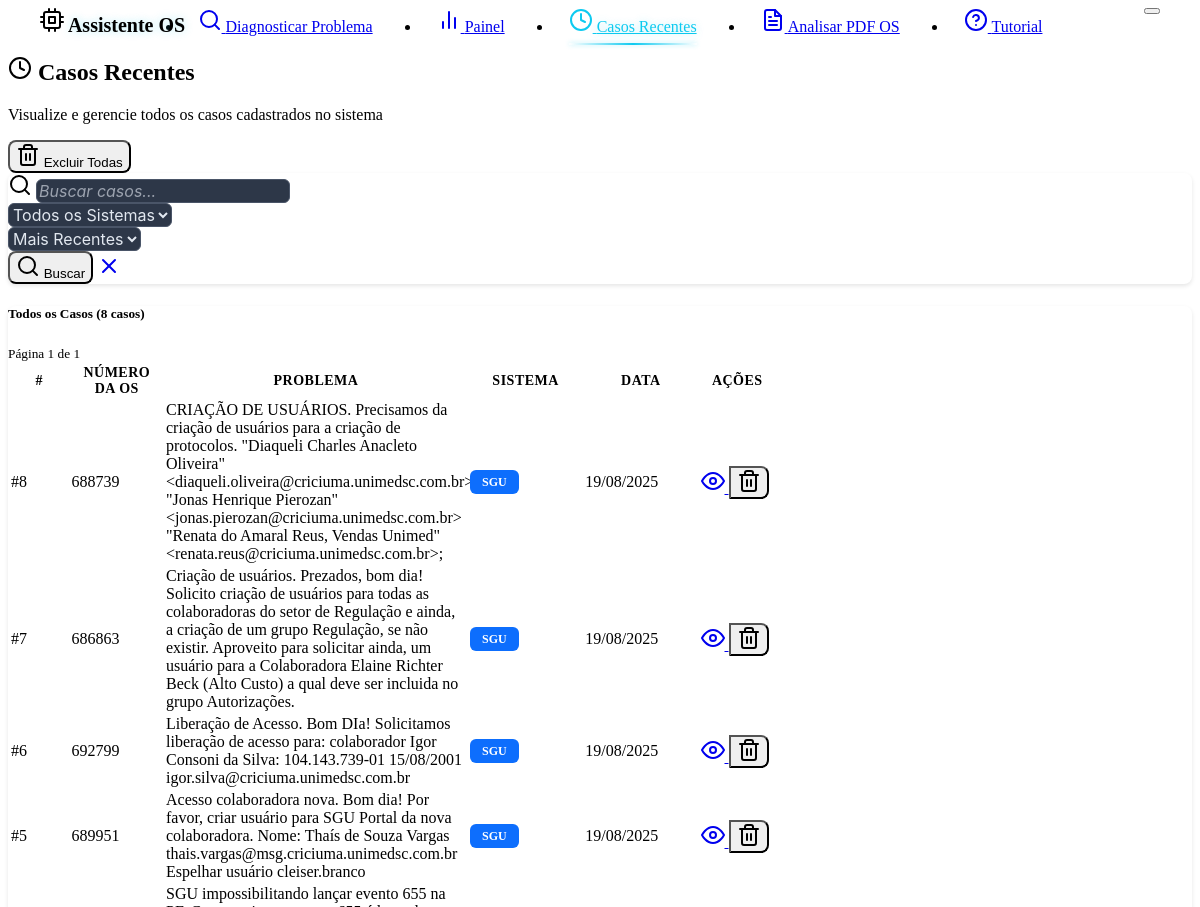
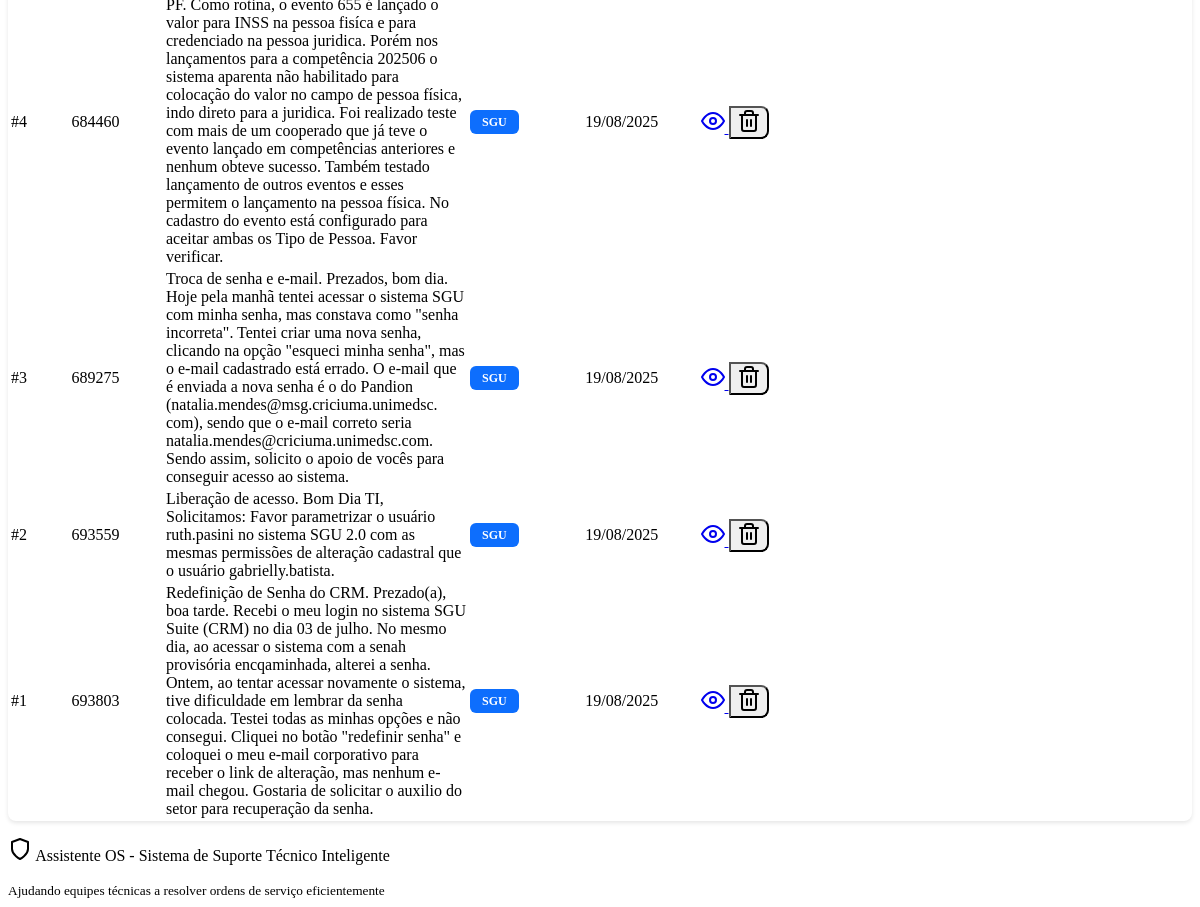
The page /recent-cases on the database as committed earlier (2 pictures, top to bottom).
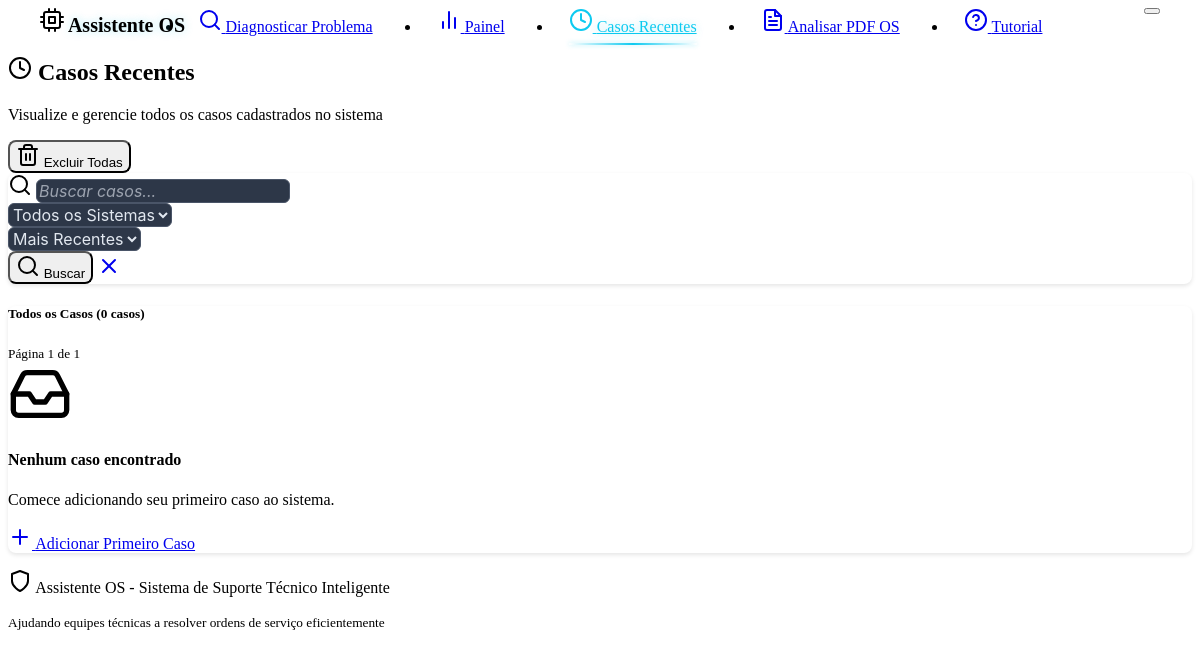
The same page on the database as committed later.
### models.py (models this page shows, shortened)
class Case(db.Model):
    __tablename__ = 'cases'
    id = db.Column(db.Integer, primary_key=True)
    os_number = db.Column(db.String(20), nullable=True)  # Número da OS extraído do PDF
    problem_description = db.Column(db.Text, nullable=False)
    solution = db.Column(db.Text, nullable=False)
    system_type = db.Column(db.String(100), default="Unknown")
    created_at = db.Column(db.DateTime, default=datetime.now)
    effectiveness_score = db.Column(db.Float, nullable=True)
    feedback_count = db.Column(db.Integer, default=0)
    tags = db.Column(db.String(500), default="")  # Stored as comma-separated string
    feedbacks = db.relationship("CaseFeedback", backref="case", cascade="all, delete-orphan")

### routes.py (the view)
@app.route('/recent-cases')
def recent_cases():
    search_query = request.args.get('search', '').strip()
    system_filter = request.args.get('system', '')
    sort_by = request.args.get('sort', 'recent')
    page = int(request.args.get('page', 1))
    per_page = 30  # Cases per page
    try:
        if search_query or system_filter:
            all_cases = case_service.search_cases(search_query, system_filter)
        else:
            all_cases = case_service.get_all_cases()
        if sort_by == 'oldest':
            all_cases = sorted(all_cases, key=lambda x: x.created_at or datetime.min)
        elif sort_by == 'system':
            all_cases = sorted(all_cases, key=lambda x: x.system_type)
        else:  # recent (default)
            all_cases = sorted(all_cases, key=lambda x: x.created_at or datetime.min, reverse=True)
        total_cases = len(all_cases)
        total_pages = (total_cases + per_page - 1) // per_page if total_cases > 0 else 1
        start_idx = (page - 1) * per_page
        end_idx = start_idx + per_page
        cases = all_cases[start_idx:end_idx]
        has_prev = page > 1
        has_next = page < total_pages
        prev_page = page - 1 if has_prev else None
        next_page = page + 1 if has_next else None
        stats = case_service.get_statistics()
        systems = case_service.get_unique_systems()
        today_cases = len([c for c in all_cases if c.created_at and c.created_at.date() == datetime.now().date()]) if all_cases else 0
        week_cases = len([c for c in all_cases if c.created_at and c.created_at >= datetime.now() - timedelta(days=7)]) if all_cases else 0
        with_feedback = len([c for c in all_cases if c.effectiveness_score is not None]) if all_cases else 0
        return render_template('recent_cases.html',
                             cases=cases,
                             search_query=search_query,
                             system_filter=system_filter,
                             sort_by=sort_by,
                             systems=systems,
                             current_page=page,
                             total_pages=total_pages,
                             total_cases=total_cases,
                             has_prev=has_prev,
                             has_next=has_next,
                             prev_page=prev_page,
                             next_page=next_page,
                             today_cases=today_cases,
                             week_cases=week_cases,
                             with_feedback=with_feedback)
    except Exception as e:
        logging.error(f"Error loading recent cases: {str(e)}")
        flash(f'Error loading cases: {str(e)}', 'error')
        return render_template('recent_cases.html', cases=[], systems=[], total_cases=0, total_pages=1, current_page=1, has_prev=False, has_next=False)

### templates/recent_cases.html (shortened to what this page needs)
{% extends "base.html" %}
{% block content %}
<div class="row mb-4">
    <div class="col-12">
        <div class="d-flex justify-content-between align-items-center">
            <div>
                <h2 class="mb-1">
                    <i data-feather="clock" class="me-2"></i>
                    Casos Recentes
                </h2>
                <p class="text-muted mb-0">Visualize e gerencie todos os casos cadastrados no sistema</p>
            </div>
            <div class="d-flex gap-2">
                <button type="button"
                        class="btn btn-outline-danger"
                        onclick="confirmDeleteAll()"
                        title="Excluir todos os casos">
                    <i data-feather="trash-2" class="me-2"></i>
                    Excluir Todas
                </button>
            </div>
        </div>
    </div>
</div>
<div class="card mb-4">
    <div class="card-body">
        <form method="GET" action="{{ url_for('recent_cases') }}" class="row g-3">
            <div class="col-md-5">
                <div class="input-group">
                    <span class="input-group-text">
                        <i data-feather="search"></i>
                    </span>
                    <input type="text"
                           class="form-control"
                           name="search"
                           value="{{ search_query or '' }}"
                           placeholder="Buscar casos...">
                </div>
            </div>
            <div class="col-md-3">
                <select class="form-select" name="system">
                    <option value="">Todos os Sistemas</option>
                </select>
            </div>
            <div class="col-md-2">
                <select class="form-select" name="sort">
                    <option value="recent" {{ 'selected' if sort_by == 'recent' else '' }}>Mais Recentes</option>
                </select>
            </div>
            <div class="col-md-2">
                <div class="d-flex gap-1">
                    <button type="submit" class="btn btn-outline-primary">
                        <i data-feather="search"></i>
                        Buscar
                    </button>
                    <a href="{{ url_for('recent_cases') }}" class="btn btn-outline-secondary">
                        <i data-feather="x"></i>
                    </a>
                </div>
            </div>
        </form>
    </div>
</div>
<div class="row">
    <div class="col-12">
        <div class="card">
            <div class="card-header d-flex justify-content-between align-items-center">
                <h5 class="mb-0">
                    {% if search_query or system_filter %}
                        Resultados da Busca ({{ total_cases }} casos encontrados)
                    {% else %}
                        Todos os Casos ({{ total_cases }} casos)
                    {% endif %}
                </h5>
                <div class="d-flex align-items-center gap-2">
                    <small class="text-muted">Página {{ current_page }} de {{ total_pages }}</small>
                </div>
            </div>
            <div class="card-body p-0">
                {% if cases %}
                <div class="table-responsive">
                    <table class="table table-hover mb-0">
                        <thead class="table-dark">
                            <tr>
                                <th scope="col" style="width: 50px;">#</th>
                                <th scope="col" style="width: 80px;">Número da OS</th>
                                <th scope="col" style="width: 40%;">Problema</th>
                                <th scope="col" style="width: 15%;">Sistema</th>
                                <th scope="col" style="width: 15%;">Data</th>
                                <th scope="col" style="width: 10%;" class="text-center">Ações</th>
                            </tr>
                        </thead>
                        <tbody>
                            {% for case in cases %}
                            <tr>
                                <td class="fw-bold text-primary">#{{ case.id }}</td>
                                <td>
                                    {% if case.os_number %}
                                        {{ case.os_number }}
                                    {% else %}
                                        <span class="text-muted">-</span>
                                    {% endif %}
                                </td>
                                <td>
                                    <div class="text-truncate" style="max-width: 300px;" title="{{ case.problem_description }}">
                                        {{ case.problem_description }}
                                    </div>
                                </td>
                                <td>
                                    <span class="badge system-badge" data-system="{{ case.system_type }}">{{ case.system_type }}</span>
                                </td>
                                <td class="text-muted small">
                                    {{ case.created_at.strftime('%d/%m/%Y') if case.created_at else '-' }}
                                </td>
                                <td class="text-center">
                                    <div class="btn-group btn-group-sm" role="group">
                                        <a href="{{ url_for('view_case', case_id=case.id) }}"
                                           class="btn btn-outline-primary btn-sm"
                                           title="Ver Detalhes">
                                            <i data-feather="eye"></i>
                                        </a>
                                        <button type="button"
                                                class="btn btn-outline-danger btn-sm"
                                                onclick="confirmDelete({{ case.id }})"
                                                title="Excluir">
                                            <i data-feather="trash-2"></i>
                                        </button>
                                    </div>
                                </td>
                            </tr>
                            {% endfor %}
                        </tbody>
                    </table>
                </div>
                {% else %}
                <div class="text-center py-5">
                    <i data-feather="inbox" style="width: 64px; height: 64px; color: var(--bs-secondary);"></i>
                    <h4 class="mt-3 mb-2">Nenhum caso encontrado</h4>
                    {% if search_query or system_filter %}
                        <p class="text-muted mb-3">Nenhum caso corresponde aos critérios de busca.</p>
                        <a href="{{ url_for('recent_cases') }}" class="btn btn-outline-primary">
                            <i data-feather="refresh-cw" class="me-1"></i>
                            Ver Todos os Casos
                        </a>
                    {% else %}
                        <p class="text-muted mb-3">Comece adicionando seu primeiro caso ao sistema.</p>
                        <a href="{{ url_for('add_case_form') }}" class="btn btn-primary">
                            <i data-feather="plus" class="me-1"></i>
                            Adicionar Primeiro Caso
                        </a>
                    {% endif %}
                </div>
                {% endif %}
            </div>
        </div>
    </div>
</div>
{% endblock %}

### templates/base.html (shortened to what this page needs)
<!DOCTYPE html>
<html lang="en" data-bs-theme="dark" class="h-100">
<head>
    <link href="https://cdn.replit.com/agent/bootstrap-agent-dark-theme.min.css" rel="stylesheet">
    <link rel="stylesheet" href="{{ url_for('static', filename='style.css') }}">
</head>
<body class="d-flex flex-column h-100">
    <nav class="navbar navbar-expand-lg navbar-dark bg-dark border-bottom">
        <div class="container-fluid">
            <div class="navbar-brand d-flex align-items-center">
                <i data-feather="cpu" class="me-2"></i>
                <span class="fw-bold navbar-brand-glow">Assistente OS</span>
            </div>
            <button class="navbar-toggler" type="button" data-bs-toggle="collapse" data-bs-target="#navbarNav">
            </button>
            <div class="collapse navbar-collapse" id="navbarNav">
                <ul class="navbar-nav mx-auto">
                    <li class="nav-item">
                        <a class="nav-link{% if request.endpoint == 'index' %} active{% endif %}" href="{{ url_for('index') }}">
                            <i data-feather="search" class="me-1"></i>
                            Diagnosticar Problema
                        </a>
                    </li>
                    <li class="nav-item">
                        <a class="nav-link{% if request.endpoint == 'dashboard' %} active{% endif %}" href="{{ url_for('dashboard') }}">
                            <i data-feather="bar-chart-2" class="me-1"></i>
                            Painel
                        </a>
                    </li>
                    <li class="nav-item">
                        <a class="nav-link{% if request.endpoint == 'recent_cases' %} active{% endif %}" href="{{ url_for('recent_cases') }}">
                            <i data-feather="clock" class="me-1"></i>
                            Casos Recentes
                        </a>
                    </li>
                    <li class="nav-item">
                        <a class="nav-link{% if request.endpoint in ['analyze_os_pdf_form', 'analyze_os_pdf'] %} active{% endif %}" href="{{ url_for('analyze_os_pdf_form') }}">
                            <i data-feather="file-text" class="me-1"></i>
                            Analisar PDF OS
                        </a>
                    </li>
                    <li class="nav-item">
                        <a class="nav-link{% if request.endpoint == 'tutorial' %} active{% endif %}" href="{{ url_for('tutorial') }}">
                            <i data-feather="help-circle" class="me-1"></i>
                            Tutorial
                        </a>
                    </li>
                </ul>
            </div>
        </div>
    </nav>
    <main class="container my-4 flex-shrink-0">
        {% block content %}{% endblock %}
    </main>
    <footer class="bg-dark border-top mt-auto py-4">
        <div class="container text-center text-muted">
            <p class="mb-0">
                <i data-feather="shield" class="me-1"></i>
                Assistente OS - Sistema de Suporte Técnico Inteligente
            </p>
            <small>Ajudando equipes técnicas a resolver ordens de serviço eficientemente</small>
        </div>
    </footer>
</body>
</html>

Rows that differ between the two databases and show on the page:
removed Case: id "8", os_number "688739", problem_description "CRIAÇÃO DE USUÁRIOS. Precisamos da criação de usuários para a criação de protocolos. \"Diaqueli Charles Anacleto Oliveira\" <diaqueli.oliveira@criciuma.unimedsc.com.br> \"Jonas Henrique Pierozan\" <jonas.pierozan@criciuma.unimedsc.com.br> \"Renata do Amaral Reus, Vendas Unimed\" <renata.reus@criciuma.unimedsc.com.br>;", system_type "SGU", created_at "19/08/2025"
removed Case: id "7", os_number "686863", problem_description "Criação de usuários. Prezados, bom dia! Solicito criação de usuários para todas as colaboradoras do setor de Regulação e ainda, a criação de um grupo Regulação, se não existir. Aproveito para solicitar ainda, um usuário para a Colaboradora Elaine Richter Beck (Alto Custo) a qual deve ser incluida no grupo Autorizações.", system_type "SGU", created_at "19/08/2025"
removed Case: id "6", os_number "692799", problem_description "Liberação de Acesso. Bom DIa! Solicitamos liberação de acesso para: colaborador Igor Consoni da Silva: 104.143.739-01 15/08/2001 igor.silva@criciuma.unimedsc.com.br", system_type "SGU", created_at "19/08/2025"
removed Case: id "5", os_number "689951", problem_description "Acesso colaboradora nova. Bom dia! Por favor, criar usuário para SGU Portal da nova colaboradora. Nome: Thaís de Souza Vargas thais.vargas@msg.criciuma.unimedsc.com.br Espelhar usuário cleiser.branco", system_type "SGU", created_at "19/08/2025"
removed Case: id "4", os_number "684460", problem_description "SGU impossibilitando lançar evento 655 na PF. Como rotina, o evento 655 é lançado o valor para INSS na pessoa fisíca e para credenciado na pessoa juridica. Porém nos lançamentos para a competência 202506 o sistema aparenta não habilitado para colocação do valor no campo de pessoa física, indo direto para a juridica. Foi realizado teste com mais de um cooperado que já teve o evento lançado em competências anteriores e nenhum obteve sucesso. Também testado lançamento de outros eventos e esses permitem o lançamento na pessoa física. No cadastro do evento está configurado para aceitar ambas os Tipo de Pessoa. Favor verificar.", system_type "SGU", created_at "19/08/2025"
removed Case: id "3", os_number "689275", problem_description "Troca de senha e e-mail. Prezados, bom dia. Hoje pela manhã tentei acessar o sistema SGU com minha senha, mas constava como \"senha incorreta\". Tentei criar uma nova senha, clicando na opção \"esqueci minha senha\", mas o e-mail cadastrado está errado. O e-mail que é enviada a nova senha é o do Pandion (natalia.mendes@msg.criciuma.unimedsc. com), sendo que o e-mail correto seria natalia.mendes@criciuma.unimedsc.com. Sendo assim, solicito o apoio de vocês para conseguir acesso ao sistema.", system_type "SGU", created_at "19/08/2025"
removed Case: id "2", os_number "693559", problem_description "Liberação de acesso. Bom Dia TI, Solicitamos: Favor parametrizar o usuário ruth.pasini no sistema SGU 2.0 com as mesmas permissões de alteração cadastral que o usuário gabrielly.batista.", system_type "SGU", created_at "19/08/2025"
removed Case: id "1", os_number "693803", problem_description "Redefinição de Senha do CRM. Prezado(a), boa tarde. Recebi o meu login no sistema SGU Suite (CRM) no dia 03 de julho. No mesmo dia, ao acessar o sistema com a senah provisória encqaminhada, alterei a senha. Ontem, ao tentar acessar novamente o sistema, tive dificuldade em lembrar da senha colocada. Testei todas as minhas opções e não consegui. Cliquei no botão \"redefinir senha\" e coloquei o meu e-mail corporativo para receber o link de alteração, mas nenhum e-mail chegou. Gostaria de solicitar o auxilio do setor para recuperação da senha.", system_type "SGU", created_at "19/08/2025"
Other text that changed with them:
{{ total_cases }}: "8" → "0"
text no longer shown: "# NÚMERO DA OS PROBLEMA SISTEMA DATA AÇÕES"
text now shown: "Nenhum caso encontrado Comece adicionando seu primeiro caso ao sistema. Adicionar Primeiro Caso"
